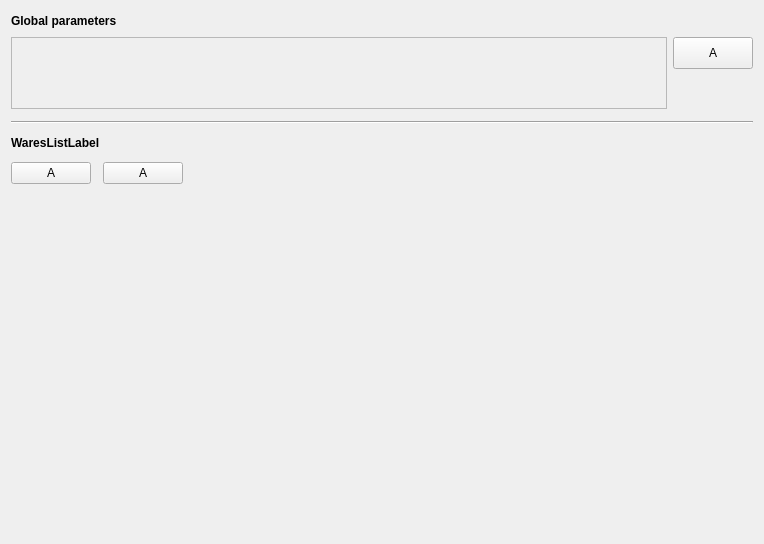
<?xml version="1.0" encoding="UTF-8"?>
<ui version="4.0">
 <class>WaresManagementWidget</class>
 <widget class="QWidget" name="WaresManagementWidget">
  <property name="geometry">
   <rect>
    <x>0</x>
    <y>0</y>
    <width>764</width>
    <height>544</height>
   </rect>
  </property>
  <property name="windowTitle">
   <string>Form</string>
  </property>
  <layout class="QVBoxLayout" name="verticalLayout" stretch="0,0,1">
   <property name="spacing">
    <number>12</number>
   </property>
   <item>
    <widget class="QWidget" name="GlobalParamsWidget" native="true">
     <layout class="QVBoxLayout" name="verticalLayout_2">
      <property name="margin">
       <number>0</number>
      </property>
      <item>
       <layout class="QHBoxLayout" name="GlobalParamsTitleLayout">
        <property name="spacing">
         <number>12</number>
        </property>
        <item>
         <widget class="QLabel" name="label">
          <property name="sizePolicy">
           <sizepolicy hsizetype="Maximum" vsizetype="Maximum">
            <horstretch>0</horstretch>
            <verstretch>0</verstretch>
           </sizepolicy>
          </property>
          <property name="styleSheet">
           <string notr="true">font:bold;</string>
          </property>
          <property name="text">
           <string>Global parameters</string>
          </property>
         </widget>
        </item>
        <item>
         <spacer name="horizontalSpacer_2">
          <property name="orientation">
           <enum>Qt::Horizontal</enum>
          </property>
          <property name="sizeHint" stdset="0">
           <size>
            <width>40</width>
            <height>20</height>
           </size>
          </property>
         </spacer>
        </item>
       </layout>
      </item>
      <item>
       <layout class="QVBoxLayout" name="GlobalParamsLayout" stretch="0">
        <property name="spacing">
         <number>6</number>
        </property>
        <item>
         <widget class="QWidget" name="GlobalParamsManagementWidget" native="true">
          <property name="minimumSize">
           <size>
            <width>0</width>
            <height>20</height>
           </size>
          </property>
          <layout class="QHBoxLayout" name="horizontalLayout_2" stretch="0,0">
           <property name="margin">
            <number>0</number>
           </property>
           <item>
            <widget class="QScrollArea" name="GlobalParamsArea">
             <property name="widgetResizable">
              <bool>true</bool>
             </property>
             <widget class="QWidget" name="GlobalParamsAreaContents">
              <property name="geometry">
               <rect>
                <x>0</x>
                <y>0</y>
                <width>649</width>
                <height>78</height>
               </rect>
              </property>
              <layout class="QVBoxLayout" name="verticalLayout_6"/>
             </widget>
            </widget>
           </item>
           <item>
            <layout class="QVBoxLayout" name="verticalLayout_4">
             <item>
              <widget class="QPushButton" name="AddGlobalParamButton">
               <property name="minimumSize">
                <size>
                 <width>32</width>
                 <height>32</height>
                </size>
               </property>
               <property name="text">
                <string>A</string>
               </property>
              </widget>
             </item>
             <item>
              <spacer name="verticalSpacer">
               <property name="orientation">
                <enum>Qt::Vertical</enum>
               </property>
               <property name="sizeHint" stdset="0">
                <size>
                 <width>20</width>
                 <height>40</height>
                </size>
               </property>
              </spacer>
             </item>
            </layout>
           </item>
          </layout>
         </widget>
        </item>
       </layout>
      </item>
     </layout>
    </widget>
   </item>
   <item>
    <widget class="QFrame" name="MainSeparatorFrame">
     <property name="frameShape">
      <enum>QFrame::HLine</enum>
     </property>
     <property name="frameShadow">
      <enum>QFrame::Sunken</enum>
     </property>
    </widget>
   </item>
   <item>
    <layout class="QVBoxLayout" name="verticalLayout_3" stretch="0,0,0">
     <item>
      <widget class="QLabel" name="WaresListLabel">
       <property name="sizePolicy">
        <sizepolicy hsizetype="Preferred" vsizetype="Maximum">
         <horstretch>0</horstretch>
         <verstretch>0</verstretch>
        </sizepolicy>
       </property>
       <property name="styleSheet">
        <string notr="true">font:bold;</string>
       </property>
       <property name="text">
        <string notr="true">WaresListLabel</string>
       </property>
      </widget>
     </item>
     <item>
      <layout class="QHBoxLayout" name="WaresButtonsLayout">
       <item>
        <widget class="QPushButton" name="AddWareSecondButton">
         <property name="text">
          <string>A</string>
         </property>
        </widget>
       </item>
       <item>
        <widget class="QPushButton" name="AddWareFirstButton">
         <property name="text">
          <string>A</string>
         </property>
        </widget>
       </item>
       <item>
        <spacer name="horizontalSpacer">
         <property name="orientation">
          <enum>Qt::Horizontal</enum>
         </property>
         <property name="sizeHint" stdset="0">
          <size>
           <width>40</width>
           <height>20</height>
          </size>
         </property>
        </spacer>
       </item>
      </layout>
     </item>
     <item>
      <widget class="QScrollArea" name="WaresListArea">
       <property name="sizePolicy">
        <sizepolicy hsizetype="Expanding" vsizetype="MinimumExpanding">
         <horstretch>0</horstretch>
         <verstretch>0</verstretch>
        </sizepolicy>
       </property>
       <property name="frameShape">
        <enum>QFrame::NoFrame</enum>
       </property>
       <property name="frameShadow">
        <enum>QFrame::Plain</enum>
       </property>
       <property name="lineWidth">
        <number>0</number>
       </property>
       <property name="horizontalScrollBarPolicy">
        <enum>Qt::ScrollBarAlwaysOff</enum>
       </property>
       <property name="widgetResizable">
        <bool>true</bool>
       </property>
       <property name="alignment">
        <set>Qt::AlignHCenter|Qt::AlignTop</set>
       </property>
       <widget class="QWidget" name="WaresListAreaContents">
        <property name="geometry">
         <rect>
          <x>0</x>
          <y>0</y>
          <width>744</width>
          <height>329</height>
         </rect>
        </property>
        <property name="styleSheet">
         <string notr="true"/>
        </property>
        <layout class="QVBoxLayout" name="verticalLayout_5"/>
       </widget>
      </widget>
     </item>
    </layout>
   </item>
  </layout>
 </widget>
 <resources/>
 <connections/>
</ui>
